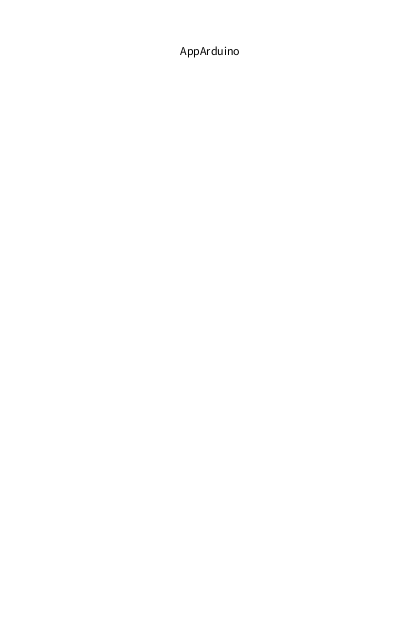
Frame 1 (no input)
Frame 60 (the mouse pressed at the canvas centre just before this capture): identical to frame 1, image omitted
Frame 120 (the mouse held since frame 60 and released just before this capture): identical to frame 1, image omitted

The Processing sketch that drew this single still picture (run headless with seeded random() and noise(); from frame 60 on, the mouse is pressed at the canvas centre):

// Processing sketch: App02
// ── App02.pde
void setup() {
  // Aqui va el codigo que se ejecuta solo una ves
  size(420, 640);
  textAlign(CENTER, CENTER);
}

void draw() {
  // Aqui va el codigo que se ejecuta repetidas, permanentemente
  background(255);
  fill(0);
  //  textSize(40);//Esto lo escrivira los alumnos 
  text("AppArduino", width/2, 50);

  //  ellipse(100, 150, 80, 90);
  //  fill(0,0,250);
  //  rect(90,150,100,20);
  //  fill(0,100,100);
  //  triangle(100, 210, 150, 120, 200, 210);
}
